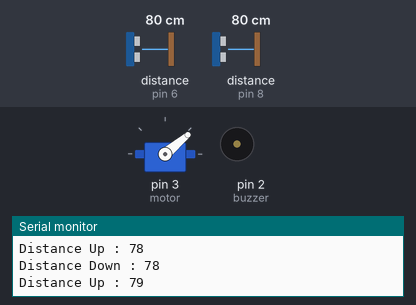
A sketch run on a simulated Arduino Uno, built with avr-gcc and run on an emulated ATmega328P. On the bench: servo, buzzer (waves = sounding, pin HIGH), the last lines printed to the serial monitor. Wiring (inferred from the names in the program): 2 × ultrasonic range finder: trigger pin 5, echo pin 6 / trigger pin 7, echo pin 8. Inputs (shaded band) come from the test bench; at power-on: distance to the obstacle (sensors on pin 6, pin 8) 80 cm. The echo pulse lasts 58.3 µs per cm; storage starts empty; the audio player accepts every command and is not drawn; pins used as bus, display or sensor lines are not drawn.

Above: at 0.05 s.
At 0.2 s:
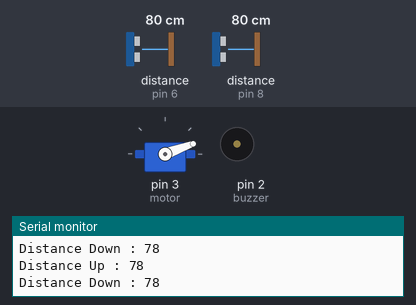
At 5.25 s:
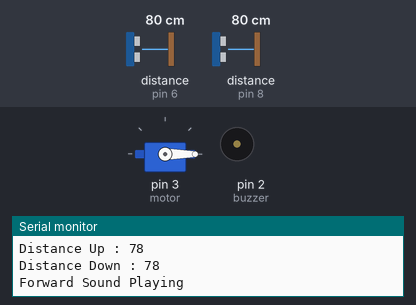
Timing chart, 0 to 6.9 s (numbered marks = the images above):
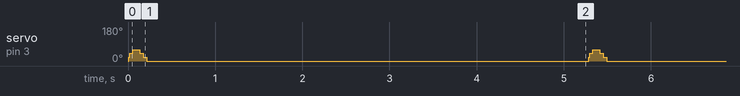

The sketch:

BlindStick.ino
```cpp
#include "SD.h"
#define SD_ChipSelectPin 10
#include "TMRpcm.h"
#include "SPI.h"
#include <Servo.h>

TMRpcm tmrpcm;
Servo myservo;

int trigPin = 7;
int echoPin = 8;
int trigPin2 = 5;
int echoPin2 = 6;
long duration;
long distance;
int motor = 3;
int buzzer = 2;

void setup(){
    myservo.attach(motor);
    pinMode(trigPin,OUTPUT);
    pinMode(echoPin,INPUT);
    pinMode(trigPin2,OUTPUT);
    pinMode(echoPin2,INPUT);
    pinMode(buzzer,OUTPUT);
    Serial.begin(9600);

}
void rotatePlay()
{
  digitalWrite(buzzer,HIGH);
  tmrpcm.speakerPin = 9;
  if (!SD.begin(SD_ChipSelectPin)) {
   Serial.println("SD fail");
   return;
   }
  tmrpcm.setVolume(3);
  Serial.println("Rotate Sound Playing");
  tmrpcm.play("rotate.wav");
  delay(5000);
  tmrpcm.stopPlayback();
  digitalWrite(buzzer,LOW);
}
void forwardPlay()
{
  tmrpcm.speakerPin = 9;
  if (!SD.begin(SD_ChipSelectPin)) {
   Serial.println("SD fail");
   return;
   }
  tmrpcm.setVolume(3);
  Serial.println("Forward Sound Playing");
  tmrpcm.play("forward.wav");
  delay(5000);
  tmrpcm.stopPlayback();
}
long getDistanceUP()
{
     // Clears the trigPin
    digitalWrite(trigPin2, LOW);
    delayMicroseconds(2);

    // Sets the trigPin on HIGH state for 10 micro seconds
    digitalWrite(trigPin2, HIGH);
    delayMicroseconds(10);
    digitalWrite(trigPin2, LOW);

    // Reads the echoPin, returns the sound wave travel time in microseconds
    duration = pulseIn(echoPin2, HIGH);

    // Calculating the distance
    distance= duration*0.034/2;

    // Prints the distance on the Serial Monitor
    Serial.print("Distance Up : ");
    Serial.println(distance);

    return distance;
}
long getDistanceDOWN()
{
     // Clears the trigPin
    digitalWrite(trigPin, LOW);
    delayMicroseconds(2);

    // Sets the trigPin on HIGH state for 10 micro seconds
    digitalWrite(trigPin, HIGH);
    delayMicroseconds(10);
    digitalWrite(trigPin, LOW);

    // Reads the echoPin, returns the sound wave travel time in microseconds
    duration = pulseIn(echoPin, HIGH);

    // Calculating the distance
    distance= duration*0.034/2;

    // Prints the distance on the Serial Monitor
    Serial.print("Distance Down : ");
    Serial.println(distance);

    return distance;
}

void loop(){
    bool flag = 0;
    for(int pos=0;pos<=60;pos+=20)
    {
      myservo.write(pos);
      long distUp = getDistanceUP();
      long distDown = getDistanceDOWN();

      if(distUp <= 45 || distDown <= 30)
      {
        flag = 1;
        break;
      }
    }
    if(!flag)
    {
      for(int pos=60;pos>=0;pos-=20)
      {
        myservo.write(pos);
        long distUp = getDistanceUP();
        long distDown = getDistanceDOWN();

        if(distUp <= 45 || distDown <= 30)
        {
          flag = 1;
          break;
        }
      }
    }

    if(flag)
      rotatePlay();
    else
      forwardPlay();
}
```

Measured:
- by itself, servo on pin 3 (motor): repeats every 5.3 s: 40° 0.03 s, 60° 0.08 s, 40° 0.04 s, 20° 0.04 s, 0° 5.1 s, 20° 0.01 s
